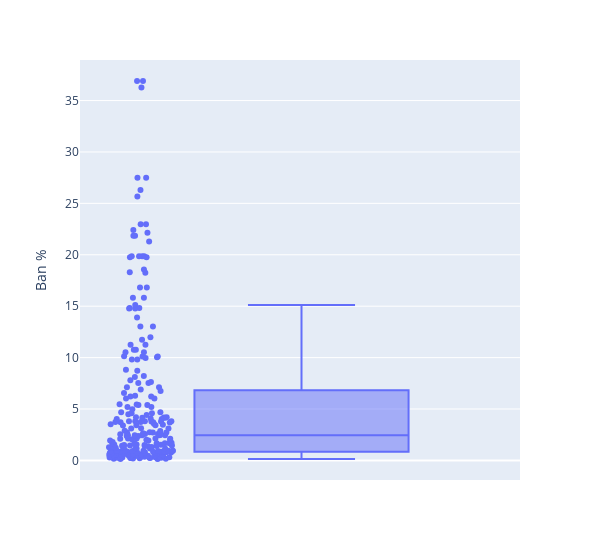

Here is the notebook cell this chart was saved with:
### Code cell
px.box(df, y='Ban %', points='all', hover_data=['Name', 'Role'], width=600)

### Figure 1 — Plotly figure (JSON) as saved in the notebook; plotly's stock layout.template omitted (floating-point values rounded to 4 significant figures; data arrays with more than 128 entries replaced by an {"elided": "..."} marker saying what was removed)
{"data": [{"alignmentgroup": "True", "boxpoints": "all", "customdata": {"elided": "244x2 str values"}, "hovertemplate": "Ban %=%{y}<br>Name=%{customdata[0]}<br>Role=%{customdata[1]}<extra></extra>", "legendgroup": "", "marker": {"color": "#636efa"}, "name": "", "notched": false, "offsetgroup": "", "orientation": "v", "showlegend": false, "type": "box", "x0": " ", "xaxis": "x", "y": {"elided": "244 float values"}, "y0": " ", "yaxis": "y"}], "layout": {"boxmode": "group", "legend": {"tracegroupgap": 0}, "margin": {"t": 60}, "width": 600, "xaxis": {"anchor": "y", "domain": [0, 1]}, "yaxis": {"anchor": "x", "domain": [0, 1], "title": {"text": "Ban %"}}}}
